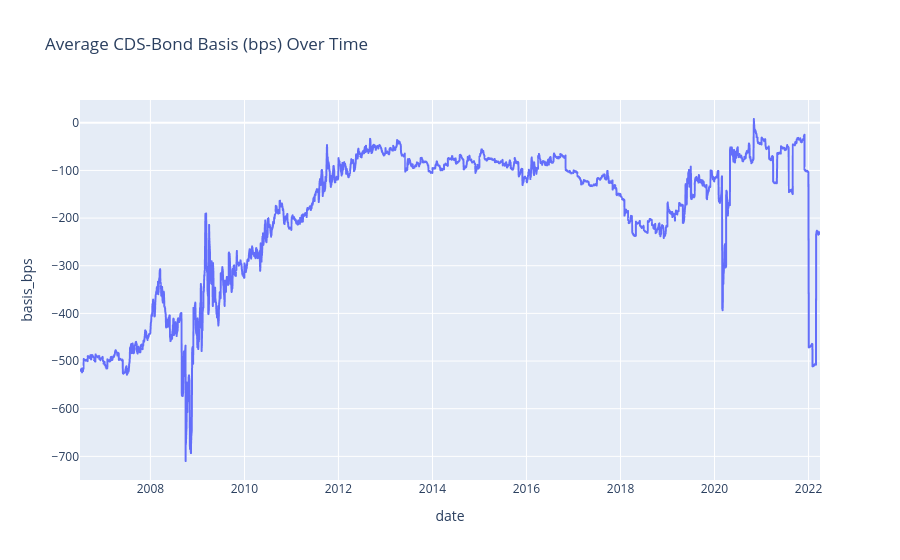

The notebook cell this image was saved under:
### Code cell
fig = px.line(
    avg_basis,
    x="date",
    y="basis_bps",
    title="Average CDS-Bond Basis (bps) Over Time"
)
fig

### Figure 1 — Plotly figure (JSON) as saved in the notebook; plotly's stock layout.template omitted (floating-point values rounded to 4 significant figures; data arrays with more than 128 entries replaced by an {"elided": "..."} marker saying what was removed)
{"data": [{"hovertemplate": "date=%{x}<br>basis_bps=%{y}<extra></extra>", "legendgroup": "", "line": {"color": "#636efa", "dash": "solid"}, "marker": {"symbol": "circle"}, "mode": "lines", "name": "", "showlegend": false, "type": "scattergl", "x": {"elided": "4109 str values"}, "xaxis": "x", "y": {"elided": "4109 float values"}, "yaxis": "y"}], "layout": {"legend": {"tracegroupgap": 0}, "title": {"text": "Average CDS-Bond Basis (bps) Over Time"}, "xaxis": {"anchor": "y", "domain": [0.0, 1.0], "title": {"text": "date"}}, "yaxis": {"anchor": "x", "domain": [0.0, 1.0], "title": {"text": "basis_bps"}}}}
